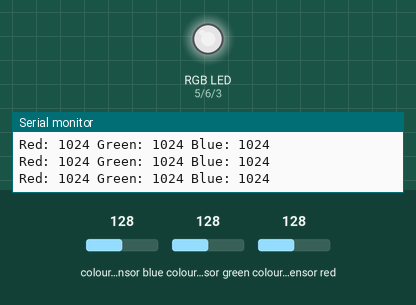
This sketch was run on a simulated Arduino Uno, built with avr-gcc and run on an emulated ATmega328P. Shown: an RGB LED mixed from three pins (HIGH = lit), the last lines printed to the serial monitor. Inputs (shaded band) come from the test bench; at power-on: colour sensor blue 128, colour sensor green 128, colour sensor red 128. Dim RGB values are drawn brighter than linear.

Above: at 1.4 s.
1.5 s: colour sensor blue set to 5
At 2.7 s:
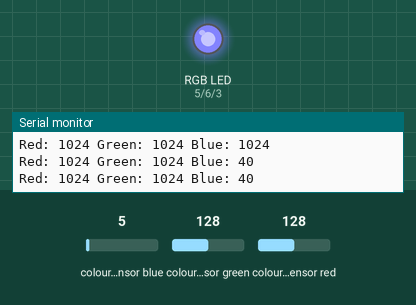
3.2 s: colour sensor green set to 5
At 4.5 s:
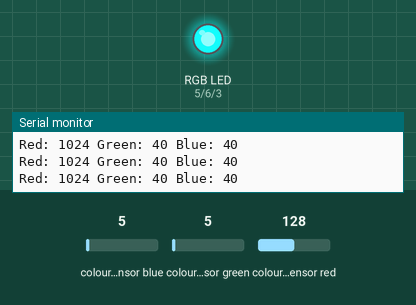
4.8 s: colour sensor blue set to 64
At 5.5 s:
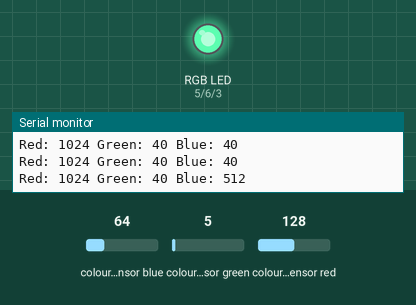
6.5 s: colour sensor red set to 5
At 7.4 s:
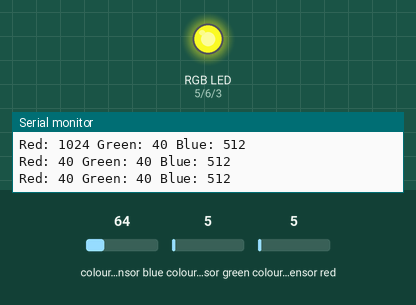
8.1 s: colour sensor green set to 64
At 9.4 s:
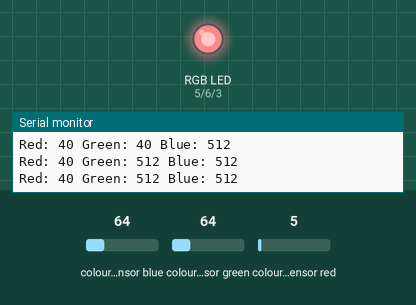
9.8 s: colour sensor red set to 128
At 11.4 s:
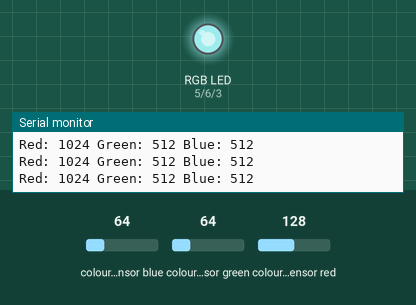
Timing chart, 0 to 12.4 s (numbered marks = the images above; inputs shaded):
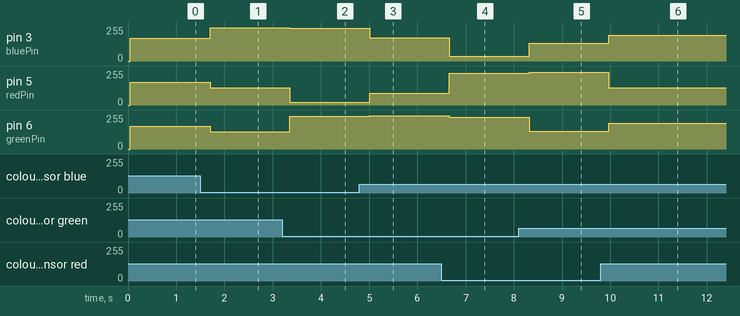

The sketch:

Color_picker3.ino
```cpp
#include <Wire.h>
#include "Adafruit_TCS34725.h"

// Create a TCS34725 object
Adafruit_TCS34725 tcs = Adafruit_TCS34725(TCS34725_INTEGRATIONTIME_50MS, TCS34725_GAIN_4X);

// Pin definitions for RGB LED
const int redPin = 5;
const int greenPin = 6;
const int bluePin = 3;

void setup() {
  Serial.begin(9600);

  // Initialize TCS34725
  if (tcs.begin()) {
    Serial.println("TCS34725 initialized");
  } else {
    Serial.println("No TCS34725 found ... check your connections");
    while (1);
  }

  // Set up RGB LED pins
  pinMode(redPin, OUTPUT);
  pinMode(greenPin, OUTPUT);
  pinMode(bluePin, OUTPUT);
}

void loop() {
  uint16_t r, g, b, c;

  // Read color values
  tcs.getRawData(&r, &g, &b, &c);
  Serial.print("Red: "); Serial.print(r);
  Serial.print(" Green: "); Serial.print(g);
  Serial.print(" Blue: "); Serial.print(b);
  Serial.println();

  // Normalize color values
  float total = r + g + b;
  if (total > 0) {
    float redRatio = r / total;
    float greenRatio = g / total;
    float blueRatio = b / total;

    // Set LED color based on the detected color
    setColor(redRatio * 255, greenRatio * 255, blueRatio * 255);
  }

  delay(500);
}

// Function to set color on RGB LED
void setColor(int red, int green, int blue) {
  analogWrite(redPin, 255 - red);   // Invert for common cathode
  analogWrite(greenPin, 255 - green); // Invert for common cathode
  analogWrite(bluePin, 255 - blue);   // Invert for common cathode
}
```

Measured:
- after the input at 1.5 s, pin 3 (bluePin): 170/255 → 251/255 after 0.21 s; pin 5 (redPin), pin 6 (greenPin): 170/255 → 130/255 after 0.21 s
- after the input at 3.2 s, pin 3 (bluePin): 251/255 → 246/255 after 0.16 s; pin 5 (redPin): 130/255 → 19/255 after 0.16 s; pin 6 (greenPin): 130/255 → 246/255 after 0.16 s
- after the input at 4.8 s, pin 3 (bluePin): 246/255 → 173/255 after 0.21 s; pin 5 (redPin): 19/255 → 90/255 after 0.21 s; pin 6 (greenPin): 246/255 → 249/255 after 0.21 s
- after the input at 6.5 s, pin 3 (bluePin): 173/255 → 35/255 after 0.17 s; pin 5 (redPin): 90/255 → 238/255 after 0.17 s; pin 6 (greenPin): 249/255 → 238/255 after 0.17 s
- after the input at 8.1 s, pin 3 (bluePin): 35/255 → 133/255 after 0.22 s; pin 5 (redPin): 238/255 → 246/255 after 0.22 s; pin 6 (greenPin): 238/255 → 133/255 after 0.22 s
- after the input at 9.8 s, pin 3 (bluePin), pin 6 (greenPin): 133/255 → 192/255 after 0.17 s; pin 5 (redPin): 246/255 → 128/255 after 0.17 s
